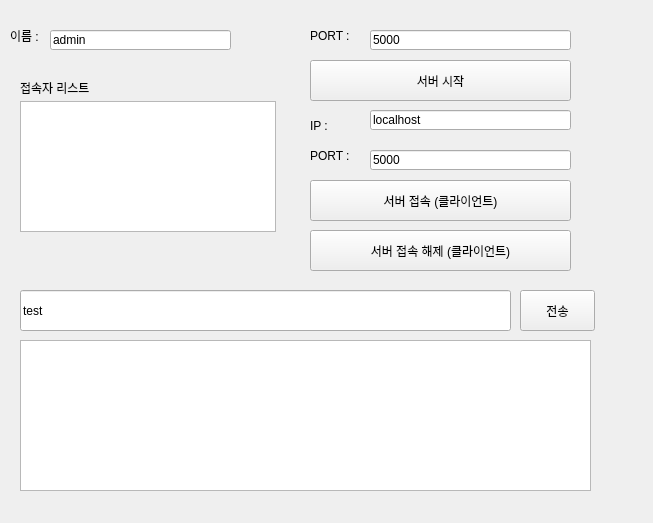
<?xml version="1.0" encoding="UTF-8"?>
<ui version="4.0">
 <class>MainWindow</class>
 <widget class="QMainWindow" name="MainWindow">
  <property name="geometry">
   <rect>
    <x>0</x>
    <y>0</y>
    <width>653</width>
    <height>523</height>
   </rect>
  </property>
  <property name="windowTitle">
   <string>YKA CHAOS MANAGAER V1.0</string>
  </property>
  <widget class="QWidget" name="centralwidget">
   <widget class="QPushButton" name="startServer">
    <property name="geometry">
     <rect>
      <x>310</x>
      <y>60</y>
      <width>261</width>
      <height>41</height>
     </rect>
    </property>
    <property name="text">
     <string>서버 시작</string>
    </property>
   </widget>
   <widget class="QListView" name="listView">
    <property name="geometry">
     <rect>
      <x>20</x>
      <y>101</y>
      <width>256</width>
      <height>131</height>
     </rect>
    </property>
   </widget>
   <widget class="QLineEdit" name="name">
    <property name="geometry">
     <rect>
      <x>50</x>
      <y>30</y>
      <width>181</width>
      <height>20</height>
     </rect>
    </property>
    <property name="inputMask">
     <string/>
    </property>
    <property name="text">
     <string>admin</string>
    </property>
   </widget>
   <widget class="QLabel" name="label">
    <property name="geometry">
     <rect>
      <x>10</x>
      <y>30</y>
      <width>56</width>
      <height>12</height>
     </rect>
    </property>
    <property name="text">
     <string>이름 : </string>
    </property>
   </widget>
   <widget class="QLabel" name="label_2">
    <property name="geometry">
     <rect>
      <x>20</x>
      <y>80</y>
      <width>131</width>
      <height>16</height>
     </rect>
    </property>
    <property name="text">
     <string>접속자 리스트</string>
    </property>
   </widget>
   <widget class="QLineEdit" name="serverPort">
    <property name="geometry">
     <rect>
      <x>370</x>
      <y>30</y>
      <width>201</width>
      <height>20</height>
     </rect>
    </property>
    <property name="text">
     <string>5000</string>
    </property>
   </widget>
   <widget class="QLabel" name="label_3">
    <property name="geometry">
     <rect>
      <x>310</x>
      <y>30</y>
      <width>56</width>
      <height>12</height>
     </rect>
    </property>
    <property name="text">
     <string>PORT : </string>
    </property>
   </widget>
   <widget class="QLabel" name="label_4">
    <property name="geometry">
     <rect>
      <x>310</x>
      <y>150</y>
      <width>56</width>
      <height>12</height>
     </rect>
    </property>
    <property name="text">
     <string>PORT : </string>
    </property>
   </widget>
   <widget class="QLabel" name="label_5">
    <property name="geometry">
     <rect>
      <x>310</x>
      <y>120</y>
      <width>56</width>
      <height>12</height>
     </rect>
    </property>
    <property name="text">
     <string>IP :</string>
    </property>
   </widget>
   <widget class="QLineEdit" name="ip">
    <property name="geometry">
     <rect>
      <x>370</x>
      <y>110</y>
      <width>201</width>
      <height>20</height>
     </rect>
    </property>
    <property name="text">
     <string>localhost</string>
    </property>
   </widget>
   <widget class="QLineEdit" name="port">
    <property name="geometry">
     <rect>
      <x>370</x>
      <y>150</y>
      <width>201</width>
      <height>20</height>
     </rect>
    </property>
    <property name="text">
     <string>5000</string>
    </property>
   </widget>
   <widget class="QPushButton" name="connectServer">
    <property name="geometry">
     <rect>
      <x>310</x>
      <y>180</y>
      <width>261</width>
      <height>41</height>
     </rect>
    </property>
    <property name="text">
     <string>서버 접속 (클라이언트)</string>
    </property>
   </widget>
   <widget class="QLineEdit" name="inputMessage">
    <property name="geometry">
     <rect>
      <x>20</x>
      <y>290</y>
      <width>491</width>
      <height>41</height>
     </rect>
    </property>
    <property name="text">
     <string>test</string>
    </property>
   </widget>
   <widget class="QPushButton" name="send">
    <property name="geometry">
     <rect>
      <x>520</x>
      <y>290</y>
      <width>75</width>
      <height>41</height>
     </rect>
    </property>
    <property name="text">
     <string>전송</string>
    </property>
   </widget>
   <widget class="QPlainTextEdit" name="messageViewer">
    <property name="geometry">
     <rect>
      <x>20</x>
      <y>340</y>
      <width>571</width>
      <height>151</height>
     </rect>
    </property>
   </widget>
   <widget class="QPushButton" name="disconnectServer">
    <property name="geometry">
     <rect>
      <x>310</x>
      <y>230</y>
      <width>261</width>
      <height>41</height>
     </rect>
    </property>
    <property name="text">
     <string>서버 접속 해제 (클라이언트)</string>
    </property>
   </widget>
  </widget>
 </widget>
 <resources/>
 <connections/>
</ui>
